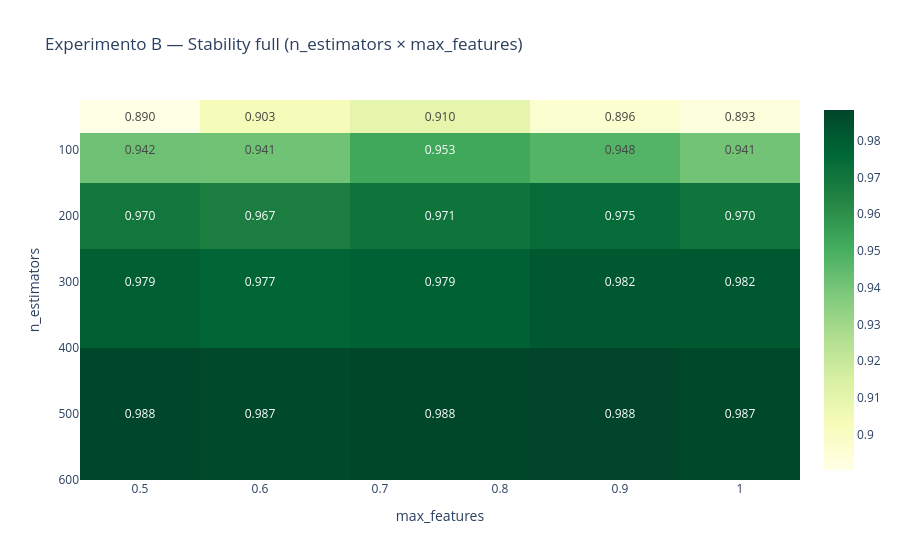

Notebook code cell kept with this figure:
### Code cell
for metric, title, cmap in [
        ("stab_full", "Stability full", "YlGn"),
        ("stab_top20", "Stability top-20", "YlGn"),
        ("lift@5", "Lift@5%", "Oranges"),
        ("roc_auc", "ROC-AUC", "Blues")]:
    pivot = df_b.pivot_table(index="n_estimators", columns="max_features", values=metric)
    fig = px.imshow(pivot, text_auto=".3f", color_continuous_scale=cmap, aspect="auto",
                    title=f"Experimento B — {title} (n_estimators × max_features)", template="plotly_white")
    fig.update_layout(xaxis_title="max_features", yaxis_title="n_estimators"); fig.show()

### Figure 1 — Plotly figure (JSON) as saved in the notebook; plotly's stock layout.template omitted (floating-point values rounded to 4 significant figures)
{"data": [{"coloraxis": "coloraxis", "hovertemplate": "max_features: %{x}<br>n_estimators: %{y}<br>color: %{z}<extra></extra>", "name": "0", "texttemplate": "%{z:.3f}", "type": "heatmap", "x": [0.5, 0.6, 0.75, 0.9, 1.0], "xaxis": "x", "y": [50, 100, 200, 300, 500], "yaxis": "y", "z": [[0.8903, 0.9033, 0.9099, 0.8964, 0.8928], [0.9416, 0.9411, 0.9525, 0.9477, 0.9405], [0.9696, 0.9668, 0.9711, 0.9745, 0.9704], [0.9793, 0.9767, 0.9787, 0.9816, 0.9818], [0.9879, 0.9866, 0.988, 0.9884, 0.9872]]}], "layout": {"coloraxis": {"colorscale": [[0.0, "rgb(255,255,229)"], [0.125, "rgb(247,252,185)"], [0.25, "rgb(217,240,163)"], [0.375, "rgb(173,221,142)"], [0.5, "rgb(120,198,121)"], [0.625, "rgb(65,171,93)"], [0.75, "rgb(35,132,67)"], [0.875, "rgb(0,104,55)"], [1.0, "rgb(0,69,41)"]]}, "title": {"text": "Experimento B — Stability full (n_estimators × max_features)"}, "xaxis": {"anchor": "y", "domain": [0.0, 1.0], "title": {"text": "max_features"}}, "yaxis": {"anchor": "x", "autorange": "reversed", "domain": [0.0, 1.0], "title": {"text": "n_estimators"}}}}
